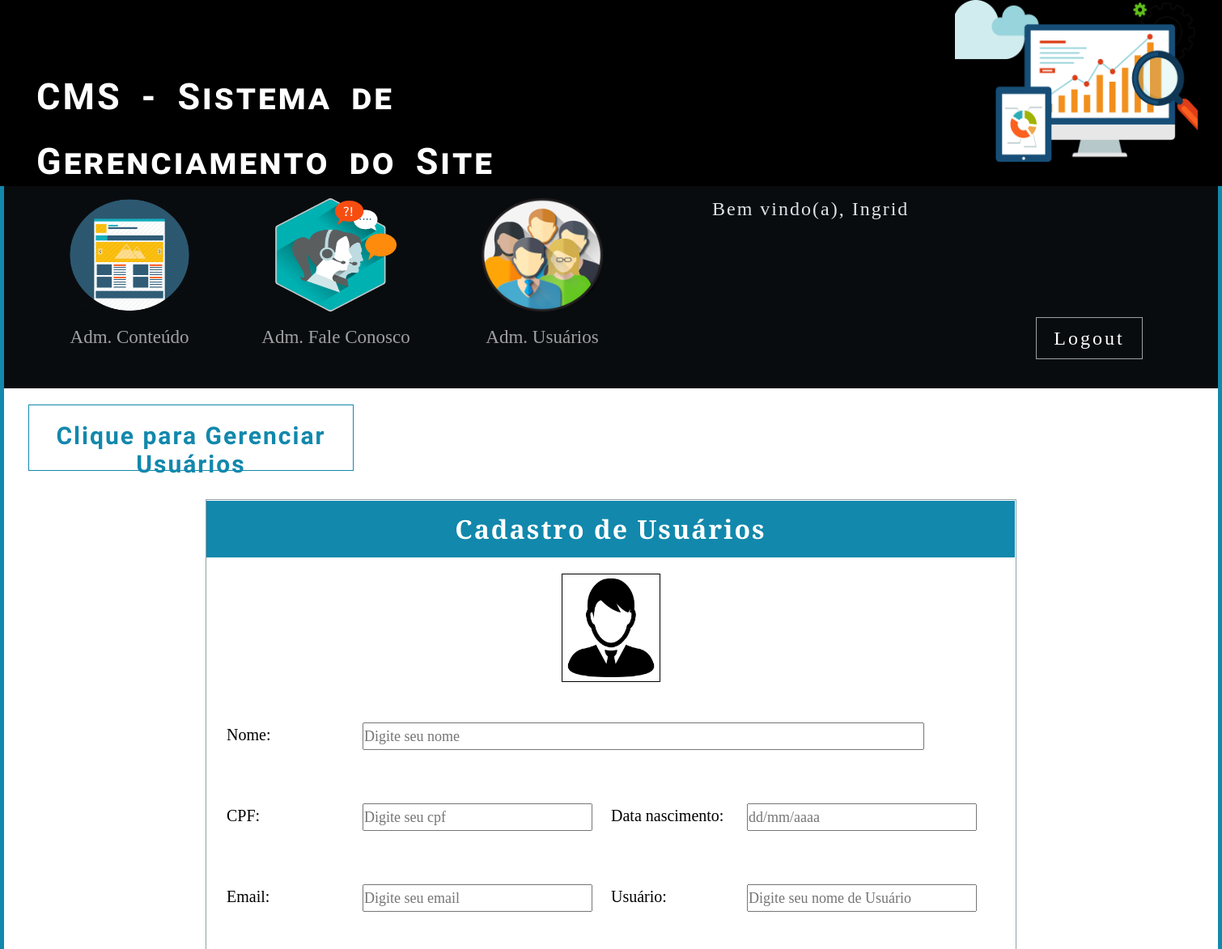
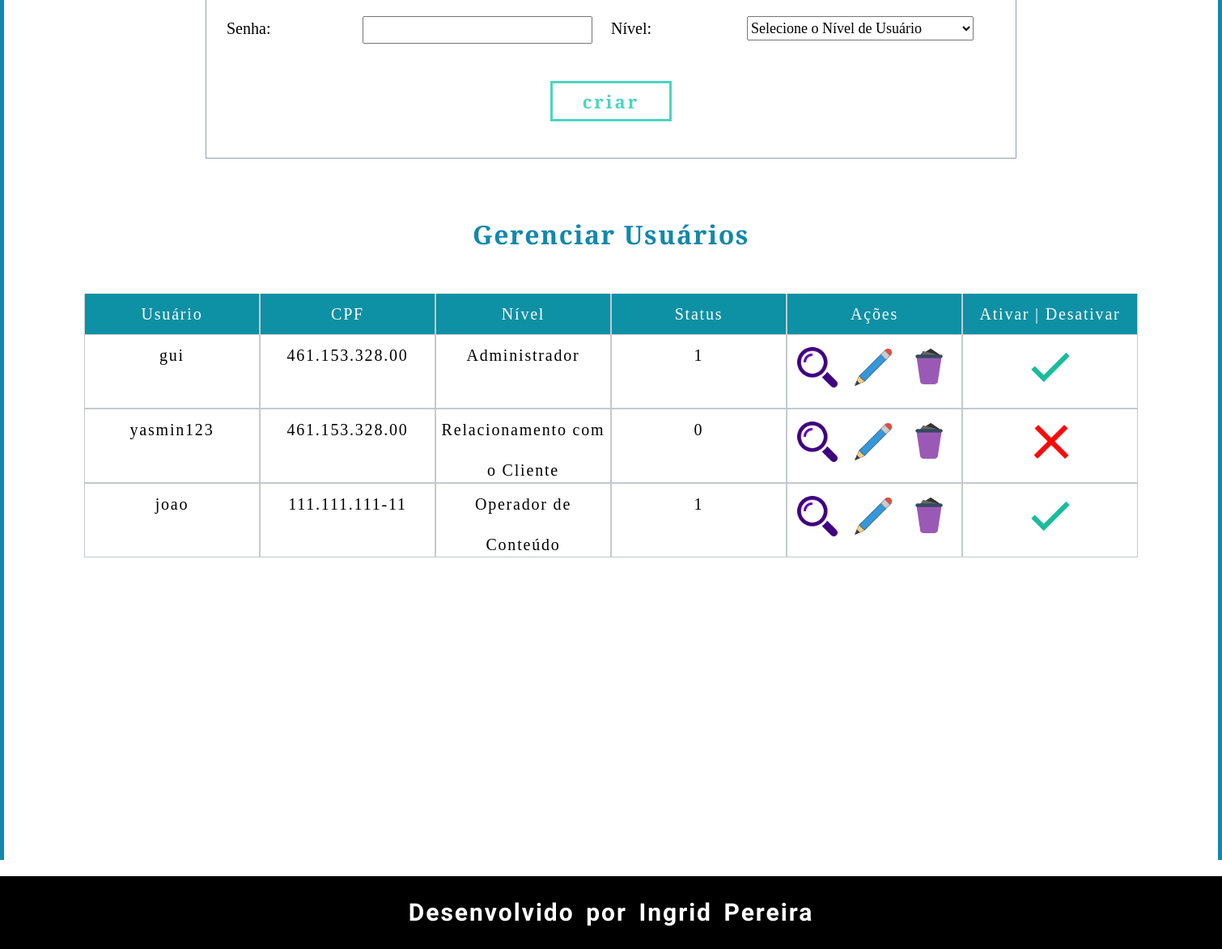
/cms/paginas/gerenciarUsuario.php (signed in), run on the app's committed database (2 pictures, top to bottom).
### tables this page shows
CREATE TABLE `tblusuarios` (
  `codigo` int(11) NOT NULL AUTO_INCREMENT,
  `nome` varchar(100) NOT NULL,
  `cpf` varchar(14) NOT NULL,
  `dt_nasc` varchar(10) NOT NULL,
  `email` varchar(200) NOT NULL,
  `usuario` varchar(20) NOT NULL,
  `senha` varchar(2000) NOT NULL,
  `codigoNivel` int(11) NOT NULL,
  `status` tinyint(4) NOT NULL DEFAULT '1',
  PRIMARY KEY (`codigo`),
  KEY `codigoNivel` (`codigoNivel`),
  CONSTRAINT `tblusuarios_ibfk_1` FOREIGN KEY (`codigoNivel`) REFERENCES `tblniveis` (`codigo`)
);

CREATE TABLE `tblniveis` (
  `codigo` int(11) NOT NULL AUTO_INCREMENT,
  `descricao` varchar(100) NOT NULL,
  `administracaoConteudo` tinyint(4) NOT NULL,
  `administracaoUsuario` tinyint(4) NOT NULL,
  `administracaoFaleConosco` tinyint(4) NOT NULL,
  `status` tinyint(4) NOT NULL DEFAULT '1',
  PRIMARY KEY (`codigo`)
);

### cms/paginas/gerenciarUsuario.php (the view, shortened to what this page needs)
<!DOCTYPE html>
<?php
   $codigoNivel = 0;
   $btnUsuario = 'criar';
?>
<html lang="pt-br">
    <head>
        <link type="text/css" rel="stylesheet" href="../css/padronizacao.css">
        <link type="text/css" rel="stylesheet" href="../css/gerenciarUsuario.css">
    </head>
    <body>
        <?php
            if(!file_exists(require_once('header.php')))
            {
                require_once('header.php');
            }
        ?>
       <div id="container_formulario_usuario">
            <div class="conteudo_gerenciar_usuario center">
               <div id="link_gerenciar_usuario">
                  <a href="#titulo_gerenciar_usuarios">
                     <p class="letra_fonte"> Clique para Gerenciar Usuários </p>
                  </a>
               </div>
               <div id="container_frm" class="center">
                  <h1 class="texto_fonte"> Cadastro de Usuários
                  </h1>
                  <div id="iconeCadastro" class="center">
                     <img src="../img/cadastroUsuario.png" class="img">
                  </div>
                  <form name="frmFormulario" method="post" action="../bd/salvarUsuario.php" class="center">
                     <div class="campos_nome">
                        <div class="campos_usuarios texto_fonte">
                           Nome:
                        </div>
                        <div class="input_nome">
                           <input type="text" name="txtnomecadastro" onkeypress="return validarEntrada(event, 'numeric');" value="<?=@$nome?>" placeholder="Digite seu nome" id="nome" size="99" maxlength="99" required class="inputs texto_fonte">
                        </div>
                     </div>
                     <div class="campos_float">
                        <div class="campos_usuarios texto_fonte">
                           CPF:
                        </div>
                        <div class="componentes_frm">
                           <input type="text" id="cpf" name="txtcpf" value="<?=@$cpf?>" placeholder="Digite seu cpf" size="14" maxlength="14" required onkeypress="return mascaraCpf(this, event);" class="inputs texto_fonte" >
                        </div>
                     </div>
                     <div class="campos_float">
                        <div class="campos_usuarios texto_fonte">
                           Data nascimento:
                        </div>
                        <div class="componentes_frm">
                           <input type="text" id="data" name="txtdatenascimento" value="<?=@$dt_nasc?>" placeholder="dd/mm/aaaa" size="10" maxlength="10" required class="inputs texto_fonte" onkeypress="return">
                        </div>
                     </div>
                     <div class="campos_float">
                        <div class="campos_usuarios texto_fonte">
                           Email:
                        </div>
                        <div class="componentes_frm">
                           <input type="email" name="txtemail" value="<?=@$email?>" placeholder="Digite seu email" size="100" maxlength="100" required class="inputs texto_fonte">
                        </div>
                     </div>
                     <div class="campos_float">
                        <div class="campos_usuarios texto_fonte">
                           Usuário:
                        </div>
                        <div class="componentes_frm">
                           <input type="text" name="txtnomeusuario" value="<?=@$usuario?>" size="25" maxlength="25" placeholder="Digite seu nome de Usuário" required class="inputs texto_fonte">
                        </div>
                     </div>
                     <div class="campos_float">
                        <div class="campos_usuarios texto_fonte">
                           Senha:
                        </div>
                        <div class="componentes_frm">
                           <input type="password" name="txtsenha" value="" size="20" maxlength="20" required class="inputs texto_fonte" id="senha_input">
                        </div>
                     </div>
                     <div class="campos_float">
                        <div class="campos_usuarios texto_fonte">
                          Nível:
                        </div>
                        <div class="componentes_frm">
                           <select name="sltniveis" class="texto_fonte inputs" required>
                                 <?php
                                    $conexao = conexaoMysql();
                                    if($_GET['modo'] == 'editar'){
                                       $sql = "SELECT * FROM tblniveis WHERE codigo=".$codigoNivel;
                                       $select = mysqli_query($conexao, $sql);
                                       if($select){
                                          $rsNiveis = mysqli_fetch_array($select);
                                       }
                                 ?>
                                    <option value="<?=$rsNiveis['codigo']?>"><?=$rsNiveis['descricao']?></option>
                                 <?php
                                    }else{
                                 ?>
                                       <option value="" selected>
                                          Selecione o Nível de Usuário
                                       </option>
                                 <?php
                                    }
                                 ?>
                            </select>
                        </div>
                     </div>
                     <div id="botao_cadastrar">
                        <div id="botao_cadastrar_container" class="center">
                            <input type="submit" name="btncadastrar" value="<?=$btnUsuario?>" id="btn_cadastrar" class="texto_fonte center">
                        </div>
                     </div>
                  </form>
               </div>
            </div>
       </div>
        <div class="container_gerenciar_usuario">
            <div class="conteudo_gerenciar_usuario center">
                <h1 id="titulo_gerenciar_usuarios" class="center texto_fonte">
                    Gerenciar Usuários
                </h1>
                <div id="tabela_gerenciar_usuario" class="center texto_fonte">
                    <div id="container_nome_campos_gerenciar_usuario">
                        <div class="nome_campos_gerenciar_usuario texto_fonte"> Usuário </div>
                        <div class="nome_campos_gerenciar_usuario texto_fonte"> CPF </div>
                        <div class="nome_campos_gerenciar_usuario texto_fonte"> Nível  </div>
                        <div class="nome_campos_gerenciar_usuario texto_fonte"> Status </div>
                        <div class="nome_campos_gerenciar_usuario texto_fonte"> Ações </div>
                        <div class="nome_campos_gerenciar_usuario texto_fonte"> Ativar | Desativar </div>
                    </div>
                   <?php
                     $conexao = conexaoMysql();
                     $sql = 'SELECT tblusuarios.*, tblniveis.descricao FROM tblusuarios INNER JOIN
                     tblniveis ON tblniveis.codigo = tblusuarios.codigoNivel';
                     $select = mysqli_query($conexao, $sql);
                     while($rsUsuarios = mysqli_fetch_array($select)){
                   ?>
                    <div id="container_dados_gerenciar_usuario">
                        <div class="dados_gerenciar_usuario"><?=$rsUsuarios['usuario']?></div>
                        <div class="dados_gerenciar_usuario"><?=$rsUsuarios['cpf']?></div>
                        <div class="dados_gerenciar_usuario"><?=$rsUsuarios['descricao']?></div>
                        <div class="dados_gerenciar_usuario"><?=$rsUsuarios['status']?></div>
                        <div class="dados_gerenciar_usuario">
                            <div class="icones">
                                <a href="#" class="visualizar" onclick="visualizarDados(<?=$rsUsuarios['codigo']?>)">
                                   <img src="../img/search.png" alt="icon" class="img_user" title="buscar">
                                </a>
                            </div>
                            <div class="icones">
                                <a href="gerenciarUsuario.php?codigo=<?=$rsUsuarios['codigo']?>&modo=editar">
                                    <img src="../img/editar.png" alt="icon" class="img_user" title="editar">
                                </a>
                            </div>
                           <div class="icones">
                                <a
                                   <?php
                                       if($rsUsuarios['nome'] == $_SESSION['nomeLogin']){
                                   ?>
                                       onclick="alert('Não é possivel excluir seu usuário!')"
                                   <?php
                                       }else{
                                    ?>
                                       href="../bd/deletarUsuario.php?modo=excluir&codigo=<?=$rsUsuarios['codigo']?>" onclick="return confirm('Deseja excluir?');"
                                   <?php
                                       }
                                   ?>
                                   >
                                    <img src="../img/excluir.png" alt="icon" class="img_user" title="excluir">
                                </a>
                            </div>
                        </div>
                        <div class="dados_gerenciar_usuario">
                            <?php
                              if($rsUsuarios['status'] == 1){
                           ?>
                              <a
                                 <?php
                                    if($rsUsuarios['nome'] == $_SESSION['nomeLogin']){
                                 ?>
                                    onclick="alert('Não é possivel desativar seu usuário!')"
                                 <?php
                                    }else{
                                 ?>
                                    href="../bd/statusUsuario.php?status=<?=$rsUsuarios['status']?>&codigo=<?=$rsUsuarios['codigo']?>"
                                 <?php
                                    }
                                 ?>
                                 >
                                    <img src="../img/ativa.png" alt="icon" class="img_user" title="desativar">
                              </a>
                           <?php
                              }else{
                           ?>
                              <a href="../bd/statusUsuario.php?status=<?=$rsUsuarios['status']?>&codigo=<?=$rsUsuarios['codigo']?>">
                                    <img src="../img/desativar.png" alt="icon" class="img_user" title="ativar">
                              </a>
                           <?php
                              }
                           ?>
                        </div>
                    </div>
                   <?php
                     }
                   ?>
                </div>
            </div>
        </div>
        <?php
            if(!file_exists(require_once('footer.php')))
            {
                require_once('footer.php');
            }
        ?>
    </body>
</html>

### cms/paginas/header.php (shortened to what this page needs)
<?php
   $conexao = conexaoMysql();
   $sql = "SELECT * FROM tblniveis WHERE tblniveis.codigo = ".$_SESSION['nivelcod'];
   $select = mysqli_query($conexao, $sql);
   if($select){
      $rsLogin = mysqli_fetch_array($select);
   }
?>
<header>
    <div class="conteudo center">
        <h1 class="letra_fonte"> CMS - Sistema de Gerenciamento do Site </h1>
        <img src="../img/logo7.png" alt="sistema" title="img_sistema">
    </div>
</header>
        <div id="adm_container">
            <div class="conteudo center">
               <?php
                  if($rsLogin['administracaoConteudo'] == 1){
               ?>
                     <a href="admConteudo.php">
                        <div class="tipo_de_adm">
                             <img src="../img/admConteudo.png" alt="AdmConteudo" title="AdmConteudo" class="img_menu">
                             <p>
                                 Adm. Conteúdo
                             </p>
                         </div>
                     </a>
               <?php
                  }
                  if($rsLogin['administracaoFaleConosco'] == 1){
               ?>
                   <a href="admContatos.php">
                       <div class="tipo_de_adm">
                           <img src="../img/admFaleConosco.png" alt="faleConosco" title="faleConosco">
                           <p>
                               Adm. Fale Conosco
                           </p>
                       </div>
                   </a>
               <?php
                  }
                  if($rsLogin['administracaoUsuario'] == 1 ){
               ?>
                   <a href="admUsuario.php">
                       <div class="tipo_de_adm">
                           <img src="../img/admUsuario.png" alt="AdmUsuarios" title="AdmUsuarios">
                           <p>
                               Adm. Usuários
                           </p>
                       </div>
                   </a>
               <?php
                  }
               ?>
                <div id="boas_vindas">
                  <p> Bem vindo(a), <?php echo($_SESSION['nomeLogin']);?> </p>
                  <div id="logout" class="letra_fonte">
                     <a href="../../paginas/principal.php"><p> Logout </p></a>
                  </div>
                </div>
            </div>
        </div>

### cms/paginas/footer.php
<footer>
    <div class="conteudo center">
        <h2 class="letra_fonte center"> Desenvolvido por Ingrid Pereira </h2>
    </div>
</footer>

### cms/css/padronizacao.css (style rules this page uses)
* { margin: 0px; padding: 0px; }
.conteudo { width: 1500px; height: inherit; }
.center { margin-left: auto; margin-right: auto; background-color: #fff; }
a { text-decoration: none; }
.letra_fonte { font-family: 'Amatic SC', cursive; }
.texto_fonte { font-family: 'Playfair Display', serif; }
header { width: 100%; height: 230px; font-variant: small-caps; background-color: #000; }
header .conteudo { background-color: #000; }
header .conteudo h1 { width: 600px; height: 80px; margin-left: 40px; font-size: 45px; line-height: 80px; padding-top: 80px; color: #fff; float: left; letter-spacing: 3px; word-spacing: 10px; }
header .conteudo img { width: 300px; height: 200px; float: right; margin-right: 25px; border-radius: 10px; }
#adm_container { width: 100%; height: 250px; background-color: #1288AC; }
#adm_container .conteudo { background-color: #090c0f; }
.tipo_de_adm { width: 200px; height: 220px; margin-top: 15px; float: left; margin-left: 55px; }
.tipo_de_adm img { width: 150px; height: 140px; margin-left: 25px; }
.tipo_de_adm p, .adm_usuarios p { text-align: center; font-family: 'Playfair Display', serif; font-size: 23px; margin-top: 15px; color: #a0a0a3; }
#boas_vindas { width: 600px; height: 220px; margin-top: 15px; float: right; margin-right: 25px; }
#boas_vindas p { font-family: 'Playfair Display', serif; font-size: 24px; color: #dfe2e6; letter-spacing: 2px; }
#logout { width: 130px; height: 50px; margin-top: 120px; margin-left: 400px; border: 1px solid #a0a0a3; }
#logout a p { line-height: 50px; text-align: center; letter-spacing: 3px; color: #fff; }
footer { width: 100%; height: 90px; background-color: #000; }
footer .conteudo { background-color: inherit; }
footer .conteudo h2 { width: 600px; height: 90px; font-size: 30px; letter-spacing: 2px; word-spacing: 5px; line-height: 90px; text-align: center; color: #fff; background-color: #000; }

### data on the page
tblusuarios: usuario "gui", cpf "461.153.328.00", codigoNivel.descricao "Administrador", status "1"
tblusuarios: usuario "yasmin123", cpf "461.153.328.00", codigoNivel.descricao "Relacionamento com o Cliente", status "0"
tblusuarios: usuario "joao", cpf "111.111.111-11", codigoNivel.descricao "Operador de Conteúdo", status "1"

### other printed values
$_SESSION['nomeLogin'] "Ingrid"
